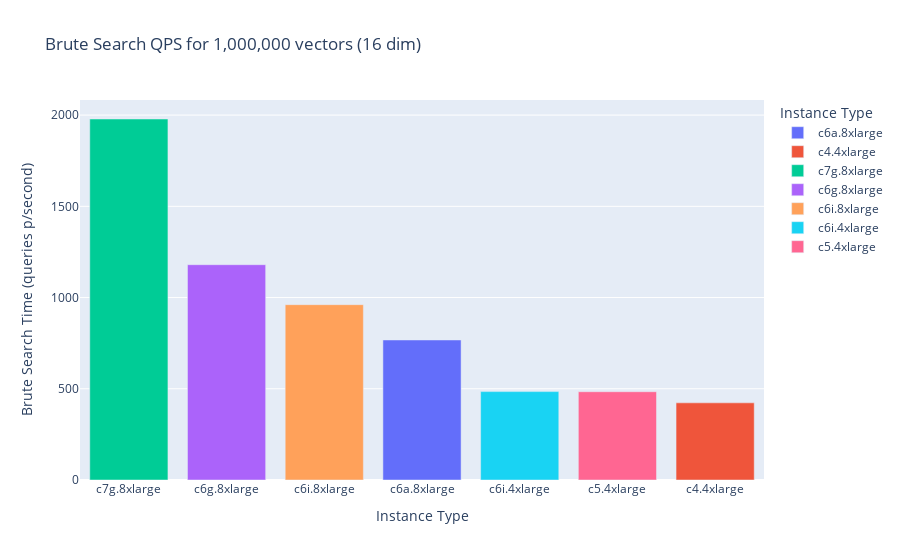

Notebook code cell kept with this figure:
### Code cell
plotTitle = "Brute Search QPS for {:n} vectors ({} dim)".format(Decimal(int(bench["Size"][0])), bench["Dim"][0], bench["M"][0])
plotLables={
    "bruteqps": "Brute Search Time (queries p/second)",
    "instance": "Instance Type",
}


fig = plx.bar(bench.query("EfSearch == 10"), x="instance", y="bruteqps", color="instance", title=plotTitle, labels=plotLables)
fig.update_xaxes(categoryorder='total descending')

fig.write_image("brute_search_all_instances.png", scale=4)
fig.write_html("brute_search_all_instances.html")
fig.show()

### Figure 1 — Plotly figure (JSON) as saved in the notebook; plotly's stock layout.template omitted (floating-point values rounded to 4 significant figures)
{"data": [{"alignmentgroup": "True", "hovertemplate": "Instance Type=%{x}<br>Brute Search Time (queries p/second)=%{y}<extra></extra>", "legendgroup": "c6a.8xlarge", "marker": {"color": "#636efa", "pattern": {"shape": ""}}, "name": "c6a.8xlarge", "offsetgroup": "c6a.8xlarge", "orientation": "v", "showlegend": true, "textposition": "auto", "type": "bar", "x": ["c6a.8xlarge"], "xaxis": "x", "y": [767.5], "yaxis": "y"}, {"alignmentgroup": "True", "hovertemplate": "Instance Type=%{x}<br>Brute Search Time (queries p/second)=%{y}<extra></extra>", "legendgroup": "c4.4xlarge", "marker": {"color": "#EF553B", "pattern": {"shape": ""}}, "name": "c4.4xlarge", "offsetgroup": "c4.4xlarge", "orientation": "v", "showlegend": true, "textposition": "auto", "type": "bar", "x": ["c4.4xlarge"], "xaxis": "x", "y": [423.0], "yaxis": "y"}, {"alignmentgroup": "True", "hovertemplate": "Instance Type=%{x}<br>Brute Search Time (queries p/second)=%{y}<extra></extra>", "legendgroup": "c7g.8xlarge", "marker": {"color": "#00cc96", "pattern": {"shape": ""}}, "name": "c7g.8xlarge", "offsetgroup": "c7g.8xlarge", "orientation": "v", "showlegend": true, "textposition": "auto", "type": "bar", "x": ["c7g.8xlarge"], "xaxis": "x", "y": [1979.0], "yaxis": "y"}, {"alignmentgroup": "True", "hovertemplate": "Instance Type=%{x}<br>Brute Search Time (queries p/second)=%{y}<extra></extra>", "legendgroup": "c6g.8xlarge", "marker": {"color": "#ab63fa", "pattern": {"shape": ""}}, "name": "c6g.8xlarge", "offsetgroup": "c6g.8xlarge", "orientation": "v", "showlegend": true, "textposition": "auto", "type": "bar", "x": ["c6g.8xlarge"], "xaxis": "x", "y": [1180.0], "yaxis": "y"}, {"alignmentgroup": "True", "hovertemplate": "Instance Type=%{x}<br>Brute Search Time (queries p/second)=%{y}<extra></extra>", "legendgroup": "c6i.8xlarge", "marker": {"color": "#FFA15A", "pattern": {"shape": ""}}, "name": "c6i.8xlarge", "offsetgroup": "c6i.8xlarge", "orientation": "v", "showlegend": true, "textposition": "auto", "type": "bar", "x": ["c6i.8xlarge"], "xaxis": "x", "y": [960.9], "yaxis": "y"}, {"alignmentgroup": "True", "hovertemplate": "Instance Type=%{x}<br>Brute Search Time (queries p/second)=%{y}<extra></extra>", "legendgroup": "c6i.4xlarge", "marker": {"color": "#19d3f3", "pattern": {"shape": ""}}, "name": "c6i.4xlarge", "offsetgroup": "c6i.4xlarge", "orientation": "v", "showlegend": true, "textposition": "auto", "type": "bar", "x": ["c6i.4xlarge"], "xaxis": "x", "y": [484.4], "yaxis": "y"}, {"alignmentgroup": "True", "hovertemplate": "Instance Type=%{x}<br>Brute Search Time (queries p/second)=%{y}<extra></extra>", "legendgroup": "c5.4xlarge", "marker": {"color": "#FF6692", "pattern": {"shape": ""}}, "name": "c5.4xlarge", "offsetgroup": "c5.4xlarge", "orientation": "v", "showlegend": true, "textposition": "auto", "type": "bar", "x": ["c5.4xlarge"], "xaxis": "x", "y": [483.8], "yaxis": "y"}], "layout": {"barmode": "relative", "legend": {"title": {"text": "Instance Type"}, "tracegroupgap": 0}, "title": {"text": "Brute Search QPS for 1,000,000 vectors (16 dim)"}, "xaxis": {"anchor": "y", "categoryarray": ["c6a.8xlarge", "c4.4xlarge", "c7g.8xlarge", "c6g.8xlarge", "c6i.8xlarge", "c6i.4xlarge", "c5.4xlarge"], "categoryorder": "total descending", "domain": [0, 1], "title": {"text": "Instance Type"}}, "yaxis": {"anchor": "x", "domain": [0, 1], "title": {"text": "Brute Search Time (queries p/second)"}}}}
